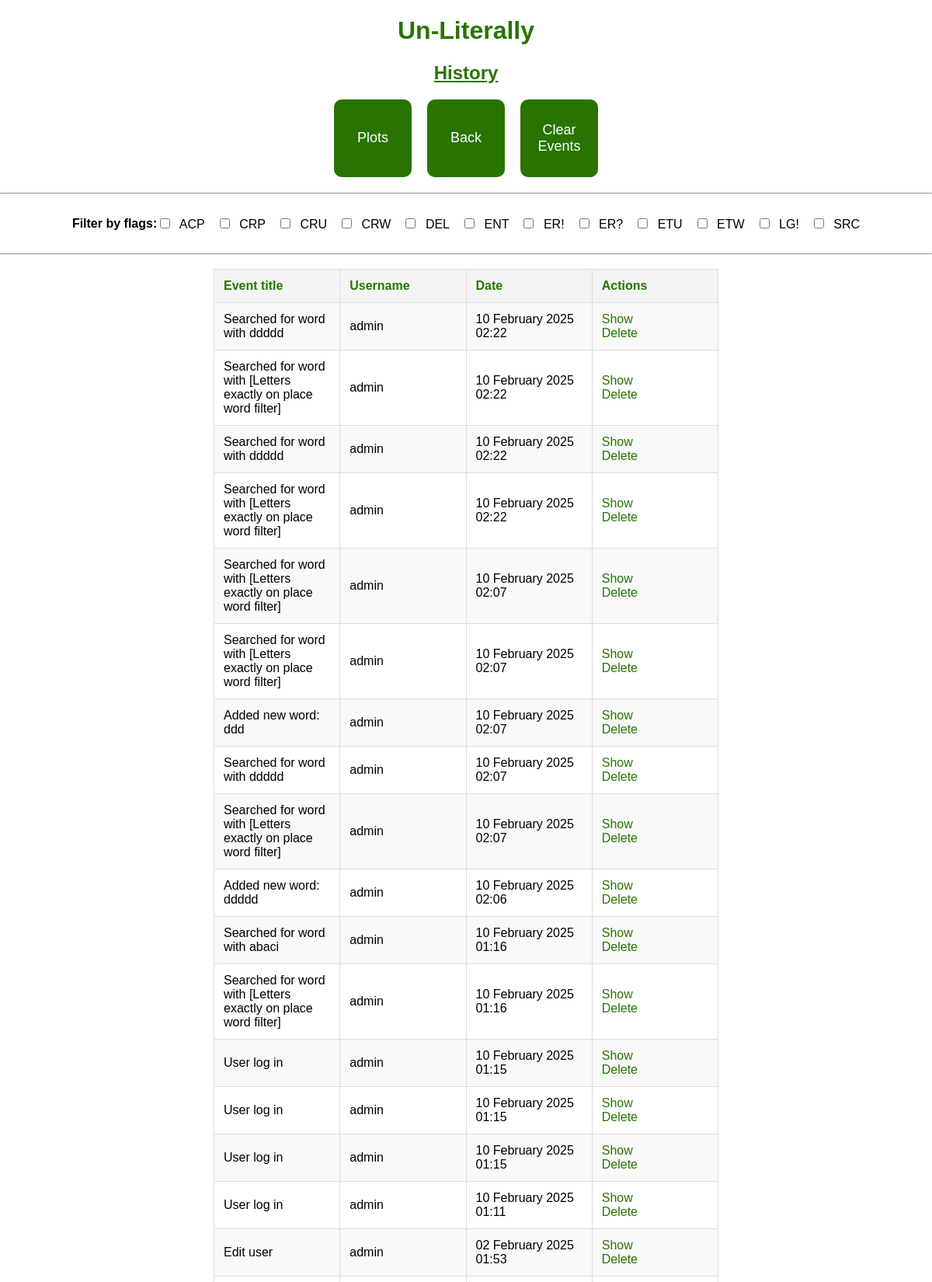
The app's page /history (signed in, upper part) with its own data.
### app.py (models this page shows)
class Flags(db.Model):
    id = db.Column(db.Integer, primary_key=True)
    name = db.Column(db.String(3), nullable=False)
    description = db.Column(db.String(5000), nullable=False)
    events = db.relationship('History', backref='flags')

class History(db.Model):
    id = db.Column(db.Integer, primary_key=True)
    flag = db.Column(db.String(3), db.ForeignKey('flags.name'))
    date = db.Column(db.DateTime, default=datetime.utcnow)
    title = db.Column(db.String(5000), nullable=False)
    description = db.Column(db.String(5000), nullable=True)
    user = db.Column(db.String(50), nullable=False)

### app.py (the view)
@app.route('/history', methods=['GET'])
@login_required
def history():
    if 1 == current_user.role_id:
        try:
            flags = Flags.query.order_by(Flags.name).all()
            events = History.query.order_by(History.date.desc()).all()
            return render_template('history.html', events=events, flags=flags)
        except Exception as e:
            title = 'There was an issue getting events'
            log_events(flag='ER?', title=title, description=e)
            return render_template('error_page.html', message=title)
    else:
        title = 'permission to look into history'
        log_events(flag='ER!', title=f'No {title}', description=None)
        return render_template('error_page.html', message=f'You dont have {title}')

### app.py (called while the page is built)
@login_manager.user_loader
def load_user(user_id):
    return User.query.get(user_id)

### templates/history.html (shortened to what this page needs)
{% extends 'base.html' %}
{% block body %}
<div class="name">
    <h1 style="text-align: center; color: #297400; font-family: Arial; font-weight: bold;">Un-Literally</h1>
    <h2 style="text-align: center; color: #297400; text-decoration: underline; font-family: Arial; font-weight: bold;">History</h2>
</div>
<div class="action-buttons">
    <button class="action-button" onclick="window.location='/history_plots_menu'">
         Plots
    </button>
    <button class="action-button" onclick="window.location='/menu'">
         Back
    </button>
    <button class="action-button" onclick="window.location='/delete/events'">
         Clear Events
    </button>
</div>
<hr>
<div class="container_row">
    <h4>Filter by flags:</h4>
    <div id="filter-checkboxes">
        {% for flag in flags %}
            <label class="filter-checkbox-label">
                <input type="checkbox" class="filter-checkbox" data-flag="{{ flag.name }}"> {{ flag.name }}
            </label>
        {% endfor %}
    </div>
</div>
<hr>
<div class="container_row">
    {% if events|length < 1 %}
        <h4 style="text-align: center;">There is no history saved</h4>
    {% else %}
        <table id="events-table">
            <tr>
                <th>Event title</th>
                <th>Username</th>
                <th>Date</th>
                <th>Actions</th>
            </tr>
            {% for event in events %}
                <tr class="event-row" data-flags="{{ event.flag }}">
                    <td>{% if event.title|length > 150 %}
                        {{ event.title[:150] + ' ...' }}
                    {% else %}
                        {{ event.title }}
                    {% endif %}</td>
                    <td>{{ event.user }}</td>
                    <td>{{ event.date.strftime("%d %B %Y %H:%M") }}</td>
                    <td>
                        <a href="/show/event_{{event.id}}">Show</a>
                        <br>
                        <a href="/delete/event_{{event.id}}">Delete</a>
                    </td>
                </tr>
            {% endfor %}
        </table>
    {% endif %}
</div>
{% endblock %}

### templates/base.html (shortened to what this page needs)
<!DOCTYPE html>
<html lang="en">
    <head>
        <link rel="stylesheet" href="{{ url_for('static', filename='css/main.css') }}">
    </head>
    <body>
        {% block body %}{% endblock %}
    </body>
</html>

### static/css/main.css (style rules this page uses)
body, html { margin: 0; font-family: sans-serif; background-color: #FFFFFF; }
.name { margin: 0 auto; width: 400px; }
table { border-collapse: collapse; width: 80%; margin: auto; border: 1px solid #5d1c75; }
th, td { padding: 10px; text-align: center; border: 1px solid #5d1c75; }
th { background-color: #e0e0e0; color: #297400; }
.container_row { display: flex; justify-content: center; align-items: center; width: 100%; margin: auto; }
button { padding: 10px 20px; font-size: 16px; border: none; cursor: pointer; transition: background-color 0.3s; }
button, input[type="submit"] { padding: 15px 40px; font-size: 18px; border: none; cursor: pointer; transition: background-color 0.3s; }

### templates/history.html (style rules this page uses)
#filter-checkboxes { display: flex; flex-wrap: wrap; gap: 15px; justify-content: flex-start; }
.filter-checkbox-label { cursor: pointer; position: relative; }
.filter-checkbox { margin-right: 8px; }
.action-buttons { display: flex; gap: 20px; justify-content: center; margin-bottom: 20px; }
.action-button { width: 100px; height: 100px; background-color: #297400; color: white; border: none; font-size: 18px; display: flex; justify-content: center; align-items: center; border-radius: 10px; cursor: pointer; text-align: center; box-sizing: border-box; }
#events-table { width: 100%; max-width: 100%; border-collapse: collapse; table-layout: fixed; margin: 10px 275px 40px 275px; }
#events-table th, #events-table td { padding: 12px; text-align: left; border: 1px solid #ddd; overflow: hidden; }
#events-table th { background-color: #f4f4f4; }
#events-table tr:nth-child(even) { background-color: #f9f9f9; }
#events-table td a { color: #297400; text-decoration: none; }

### records on screen
Flags: name "ACP"
Flags: name "CRP"
Flags: name "CRU"
Flags: name "CRW"
Flags: name "DEL"
Flags: name "ENT"
Flags: name "ER!"
Flags: name "ER?"
Flags: name "ETU"
Flags: name "ETW"
Flags: name "LG!"
Flags: name "SRC"
History: title "Searched for word with ddddd", user "admin", date "10 February 2025 02:22"
History: title "Searched for word with [Letters exactly on place word filter]", user "admin", date "10 February 2025 02:22"
History: title "Searched for word with ddddd", user "admin", date "10 February 2025 02:22"
History: title "Searched for word with [Letters exactly on place word filter]", user "admin", date "10 February 2025 02:22"
History: title "Searched for word with [Letters exactly on place word filter]", user "admin", date "10 February 2025 02:07"
History: title "Searched for word with [Letters exactly on place word filter]", user "admin", date "10 February 2025 02:07"
History: title "Added new word: ddd", user "admin", date "10 February 2025 02:07"
History: title "Searched for word with ddddd", user "admin", date "10 February 2025 02:07"
History: title "Searched for word with [Letters exactly on place word filter]", user "admin", date "10 February 2025 02:07"
History: title "Added new word: ddddd", user "admin", date "10 February 2025 02:06"
History: title "Searched for word with abaci", user "admin", date "10 February 2025 01:16"
History: title "Searched for word with [Letters exactly on place word filter]", user "admin", date "10 February 2025 01:16"
History: title "User log in", user "admin", date "10 February 2025 01:15"
History: title "User log in", user "admin", date "10 February 2025 01:15"
History: title "User log in", user "admin", date "10 February 2025 01:15"
History: title "User log in", user "admin", date "10 February 2025 01:11"
History: title "Edit user", user "admin", date "02 February 2025 01:53"
